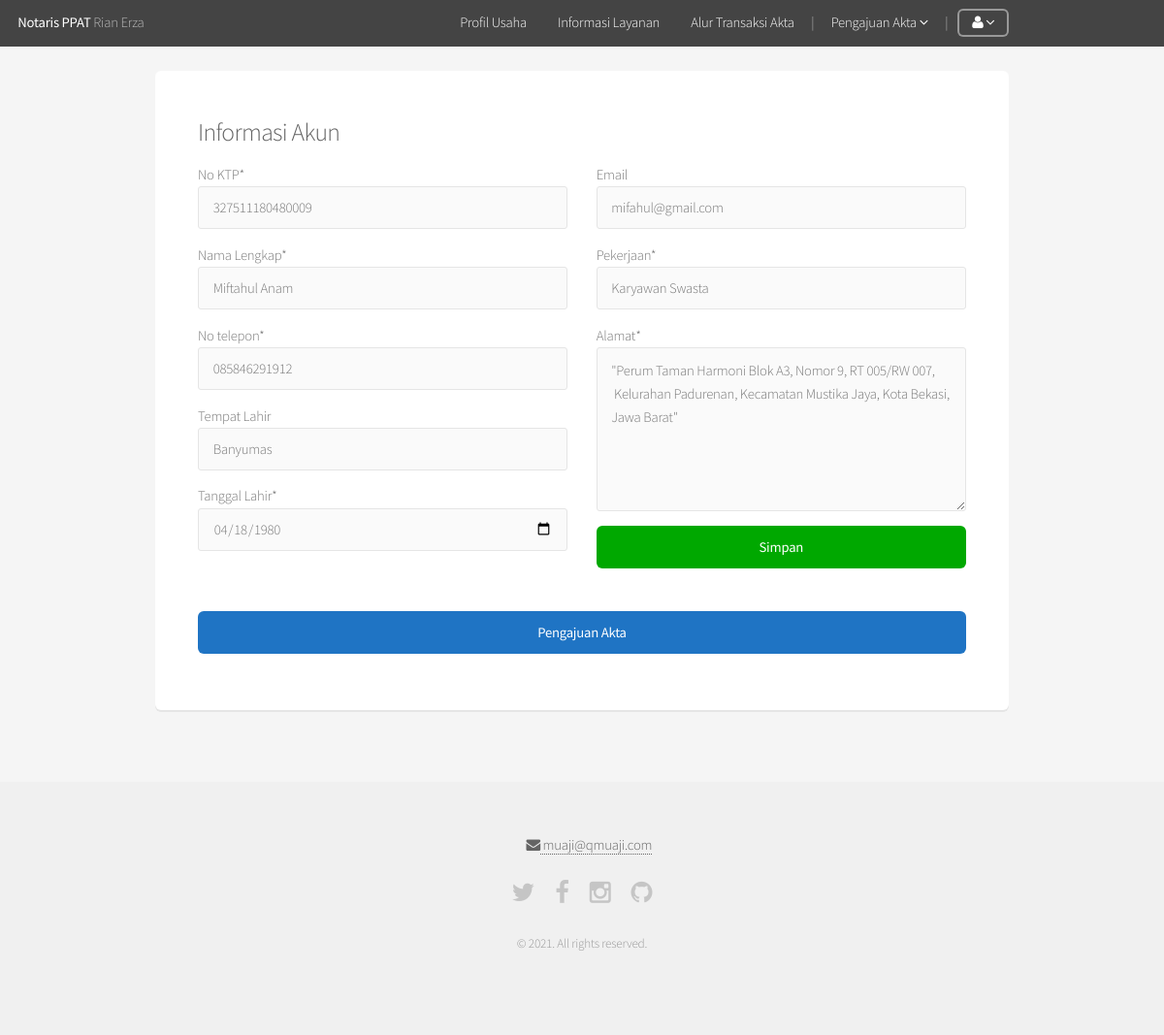
The app's page /informasiAkun.php (signed in) with its own data.
### tables this page shows
CREATE TABLE `User` (
  `Id` int(11) NOT NULL,
  `NIK` varchar(20) NOT NULL,
  `NamaLengkap` varchar(50) NOT NULL,
  `TmptLahir` varchar(20) NOT NULL,
  `TglLahir` date NOT NULL,
  `Pekerjaan` varchar(50) NOT NULL,
  `Alamat` varchar(255) NOT NULL,
  `NoTlp` varchar(20) NOT NULL,
  `UserRoleId` int(11) NOT NULL DEFAULT '1',
  `Password` varchar(128) NOT NULL,
  `Email` varchar(50) NOT NULL,
  `LastLogin` datetime NOT NULL,
  `IsActive` tinyint(1) NOT NULL,
  `CreationDate` timestamp NOT NULL DEFAULT CURRENT_TIMESTAMP,
  `EmailCode` varchar(128) NOT NULL,
  `Img` varchar(255) NOT NULL
);

### core/functions/users.php (called while the page is built, shortened)
<?php
function userData($user_id) {
	$data 	 = array();
	$user_id = (int)$user_id;
	$funcNumArgs = func_num_args();
	$funcGetArgs = func_get_args();
	if($funcNumArgs > 1){
		unset($funcGetArgs[0]);
		$fields = implode(', ', $funcGetArgs);
		$data 	= mysql_fetch_assoc(mysql_query("SELECT $fields FROM User WHERE Id=$user_id"));
	}
	return $data;
}

### core/init.php (called while the page is built, shortened)
<?php
require 'functions/users.php';
if(loggedIn()) {
	$userData   = userData($_SESSION['user_id'], 'Id', 'Email', 'Password', 'NamaLengkap', 'NoTlp', 'Alamat', 'Img', 'UserRoleId', 'TmptLahir', 'TglLahir', 'NIK', 'Pekerjaan');
}
$ageMax = date('Y-m-d', strtotime("-6000 days"));

### informasiAkun.php (the view, shortened to what this page needs)
<?php
require 'core/init.php';
$email 	= $userData['Email'];
$namaLengkap 	= $userData['NamaLengkap'];
$noTlp 			= $userData['NoTlp'];
$alamat 		= $userData['Alamat'];
$nik 	 		= $userData['NIK'];
$tmptLahir 	 	= $userData['TmptLahir'];
$tglLahir 	 	= $userData['TglLahir'];
$pekerjaan 	 	= $userData['Pekerjaan'];
include 'includes/_header.php';
?>
<div style="margin-top:-30px" id="main" class="container">
	<div class="row">
		<div class="12u 12u(mobile)">
			<div class="box">
				<h3>Informasi Akun</h3>
				<form action="" method="post" autocomplete="off">
					<div class="row">
						<div class="6u 12u">
							No KTP*
							<input type="text" name="NIK" placeholder="NIK" value="<?= $nik ?>" required minlength="7" maxlength="20">
							Nama Lengkap*
							<input type="text" name="NamaLengkap" placeholder="Nama Lengkap" value="<?= $namaLengkap ?>" required minlength="3" maxlength="20">
							No telepon*
							<input type="text" name="NoTlp" placeholder="Telepon"  value="<?= $noTlp ?>" required maxlength="20">
							Tempat Lahir
							<input type="text" name="TmptLahir" placeholder="Tempat lahir" value="<?= $tmptLahir ?>">
							Tanggal Lahir*
							<?php ($tglLahir=="0000-00-00") ? $tglLahir= "-" : $tglLahir = date('Y-m-d', strtotime($tglLahir))  ?>
							<input type="Date" name="TglLahir" placeholder="Tanggal Lahir" max="<?=$ageMax?>" required value="<?= $tglLahir ?>">
						</div>
						<div class="6u 12u">
							Email
							<input type="email" name="Email" placeholder="Email" value="<?= $email ?>" required maxlength="50" disabled>
							Pekerjaan*
							<input type="text" name="Pekerjaan" placeholder="Pekerjaan"  value="<?= $pekerjaan ?>" required maxlength="20">
							Alamat*
							<textarea name="Alamat" placeholder="Alamat" cols="30" rows="6" maxlength="225" required=""><?= $alamat ?></textarea>
							<input type="submit" value="Simpan" class="fit special">
						</div>
					</div>
				</form>
				<a href="pengajuanAkta.php" class="button special fit" style="background-color: #1F74C4">Pengajuan Akta</a>
			</div>
		</div>
	</div>
</div>
<?php include 'includes/_footer.php';

### records on screen
user: NIK "327511180480009", NamaLengkap "Miftahul Anam", NoTlp "085846291912", TmptLahir "Banyumas", TglLahir "04/18/1980", Email "mifahul@gmail.com", Pekerjaan "Karyawan Swasta", Alamat "\"Perum Taman Harmoni Blok A3, Nomor 9, RT 005/RW 007, Kelurahan Padurenan, Kecamatan Mustika Jaya, Kota Bekasi, Jawa Barat\""
